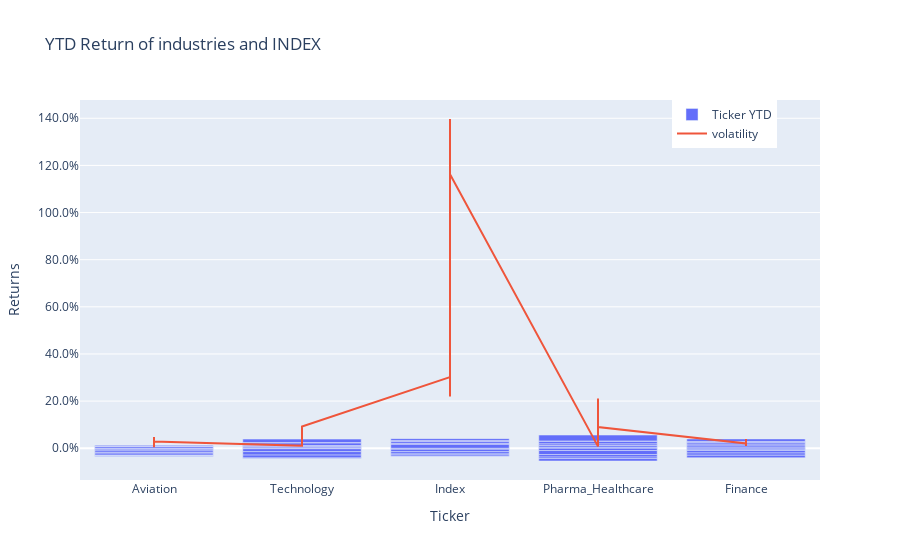

The notebook cell this image was saved under:
### Code cell
### lets try with yearly returns
trace1 = go.Bar(
    x = id5['Industry'],
    y = id5['cum_pct_ch_year'],
    name = 'Ticker YTD')
trace2 = go.Scatter(
    x = id5['Industry'],
    y = id5['Vf'],
    name = 'volatility')   
data = [trace1,trace2]

layout = go.Layout(title = 'YTD Return of industries and INDEX'
    , barmode = 'group'
    , yaxis=dict(title='Returns',tickformat=".1%")
    , xaxis=dict(title='Ticker')
    , legend=dict(x=.8,y=1)
    )
fig = go.Figure(data=data, layout=layout)
iplot(fig)

### Figure 1 — Plotly figure (JSON) as saved in the notebook; plotly's stock layout.template omitted (floating-point values rounded to 4 significant figures)
{"data": [{"name": "Ticker YTD", "type": "bar", "x": [null, null, null, null, null, null, null, null, null, "Aviation", "Aviation", "Aviation", "Aviation", "Aviation", "Aviation", "Aviation", "Aviation", "Aviation", "Aviation", "Aviation", "Technology", "Technology", "Technology", "Technology", "Technology", "Technology", "Technology", "Technology", "Technology", "Technology", "Technology", "Index", "Index", "Index", "Index", "Index", "Index", "Index", "Index", "Index", "Index", "Index", "Pharma_Healthcare", "Pharma_Healthcare", "Pharma_Healthcare", "Pharma_Healthcare", "Pharma_Healthcare", "Pharma_Healthcare", "Pharma_Healthcare", "Pharma_Healthcare", "Pharma_Healthcare", "Pharma_Healthcare", "Pharma_Healthcare", "Finance", "Finance", "Finance", "Finance", "Finance", "Finance", "Finance", "Finance", "Finance", "Finance", "Finance"], "y": [0.0274, 0.0175, -0.01515, -0.01469, -0.01117, -0.008206, -0.01584, 0.004109, 0.0004201, 0.0007709, -0.004651, 0.007874, 0.0005311, 0.003557, -0.00669, -0.007171, -0.006376, -0.005988, -0.001849, -0.002925, 0.002154, -0.002306, 0.006026, 0.003218, -0.01212, -0.01474, -0.01208, -0.0021, 0.01175, 0.000698, 0.01481, -0.0001908, -0.004291, 0.01694, 0.00396, -0.01031, -0.009412, -0.004637, -0.005183, 0.008492, 0.002946, 0.008254, 0.00473, -0.009769, 0.007055, 0.006954, -0.01711, -0.01076, -0.00621, -0.01037, 0.0117, 0.0004425, 0.02505, 0.005516, -0.007205, 0.007962, -0.002197, -0.01083, -0.009656, 0.004924, -0.01028, 0.006553, 0.003731, 0.01075]}, {"name": "volatility", "type": "scatter", "x": [null, null, null, null, null, null, null, null, null, "Aviation", "Aviation", "Aviation", "Aviation", "Aviation", "Aviation", "Aviation", "Aviation", "Aviation", "Aviation", "Aviation", "Technology", "Technology", "Technology", "Technology", "Technology", "Technology", "Technology", "Technology", "Technology", "Technology", "Technology", "Index", "Index", "Index", "Index", "Index", "Index", "Index", "Index", "Index", "Index", "Index", "Pharma_Healthcare", "Pharma_Healthcare", "Pharma_Healthcare", "Pharma_Healthcare", "Pharma_Healthcare", "Pharma_Healthcare", "Pharma_Healthcare", "Pharma_Healthcare", "Pharma_Healthcare", "Pharma_Healthcare", "Pharma_Healthcare", "Finance", "Finance", "Finance", "Finance", "Finance", "Finance", "Finance", "Finance", "Finance", "Finance", "Finance"], "y": [0.02883, 0.0474, 0.02581, 0.04214, 0.04321, 0.03717, 0.1126, 0.07336, 0.1905, 0.003682, 0.003857, 0.006094, 0.01311, 0.03291, 0.02522, 0.04103, 0.04783, 0.0425, 0.01618, 0.02842, 0.01071, 0.006179, 0.01138, 0.01461, 0.01327, 0.03106, 0.02073, 0.0336, 0.04633, 0.06522, 0.09203, 0.3016, 0.3286, 0.2194, 0.4417, 0.483, 0.3625, 0.501, 0.5765, 1.397, 0.8606, 1.162, 0.007761, 0.02251, 0.01222, 0.0208, 0.05196, 0.02427, 0.08689, 0.08713, 0.1349, 0.2106, 0.08958, 0.02006, 0.01227, 0.009171, 0.01212, 0.01496, 0.011, 0.03872, 0.03003, 0.03822, 0.01786, 0.01375]}], "layout": {"barmode": "group", "legend": {"x": 0.8, "y": 1}, "title": {"text": "YTD Return of industries and INDEX"}, "xaxis": {"title": {"text": "Ticker"}}, "yaxis": {"tickformat": ".1%", "title": {"text": "Returns"}}}}
